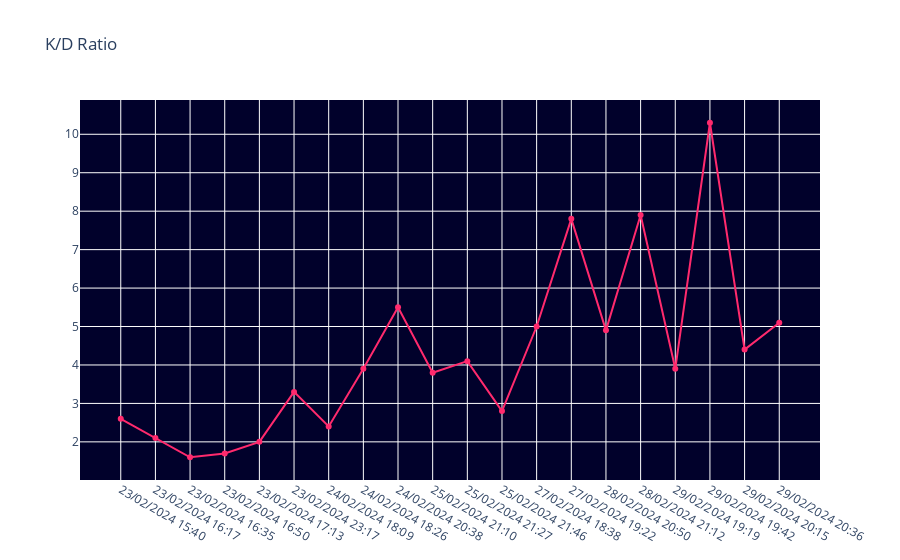

This figure's notebook cell:
### Code cell
fig = go.Figure()
fig.add_trace(go.Scatter(x=records_df['Date time'], y=records_df['K/D Ratio'], mode='lines+markers', name='K/D Ratio', line=dict(color='#FF2A6D')))
fig.update_layout(title='K/D Ratio', hovermode='x', plot_bgcolor='#01012B')

### Figure 1 — Plotly figure (JSON) as saved in the notebook; plotly's stock layout.template omitted (floating-point values rounded to 4 significant figures)
{"data": [{"line": {"color": "#FF2A6D"}, "mode": "lines+markers", "name": "K/D Ratio", "type": "scatter", "x": ["23/02/2024 15:40", "23/02/2024 16:17", "23/02/2024 16:35", "23/02/2024 16:50", "23/02/2024 17:13", "23/02/2024 23:17", "24/02/2024 18:09", "24/02/2024 18:26", "24/02/2024 20:38", "25/02/2024 21:10", "25/02/2024 21:27", "25/02/2024 21:46", "27/02/2024 18:38", "27/02/2024 19:22", "28/02/2024 20:50", "28/02/2024 21:12", "29/02/2024 19:19", "29/02/2024 19:42", "29/02/2024 20:15", "29/02/2024 20:36"], "y": [2.6, 2.1, 1.6, 1.7, 2, 3.3, 2.4, 3.9, 5.5, 3.8, 4.1, 2.8, 5, 7.8, 4.9, 7.9, 3.9, 10.3, 4.4, 5.1]}], "layout": {"hovermode": "x", "plot_bgcolor": "#01012B", "title": {"text": "K/D Ratio"}}}
